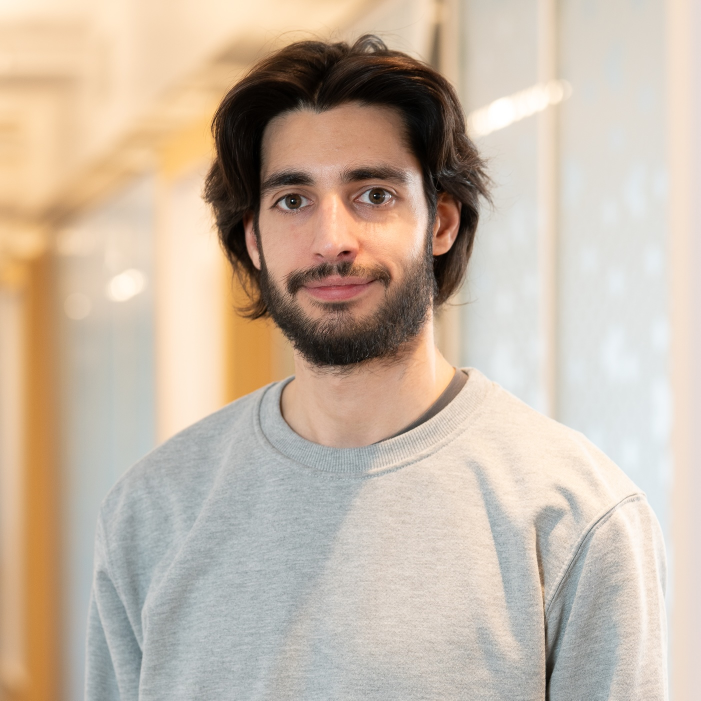
#> input picture images/og-image.jpg, 1401 x 1401 px (shown at 1/2 size)
$ python og_image.py
#> lines starting #> are read from the running program, lines starting #| are printed output that depends on the picture
#!/usr/bin/env python3
"""Generate the 1200x630 social share card (og:image) into images/og-card.jpg.

This is the preview LinkedIn, Slack, X, etc. show for links to the site.
Text on the left (name, role, field, URL), portrait on the right, in the
Sonoma palette. images/og-image.jpg stays the square portrait used by JSON-LD.

Usage (from the repo root):
    python scripts/og_image.py

Requires: pip install pillow
"""

from pathlib import Path

from PIL import Image, ImageDraw, ImageFont, ImageOps

ROOT = Path(__file__).resolve().parent.parent
FONTS = ROOT / "scripts" / "fonts"
PHOTO = ROOT / "images" / "og-image.jpg"
OUT = ROOT / "images" / "og-card.jpg"

W, H = 1200, 630
PHOTO_W = 470  # portrait column on the right
PAPER, INK, MUTED = "#f5f7fb", "#151c33", "#5b6478"
INDIGO, GREEN = "#3a47b3", "#36773f"

NAME = "Oscar Mañas"
ROLE = "Research Scientist at Meta"
FIELD = "Multimodal AI"  # as in seo_title in _pages/about.md
URL = "oscmansan.github.io"


def font(name, size):
    return ImageFont.truetype(str(FONTS / name), size)


def main():
    card = Image.new("RGB", (W, H), PAPER)
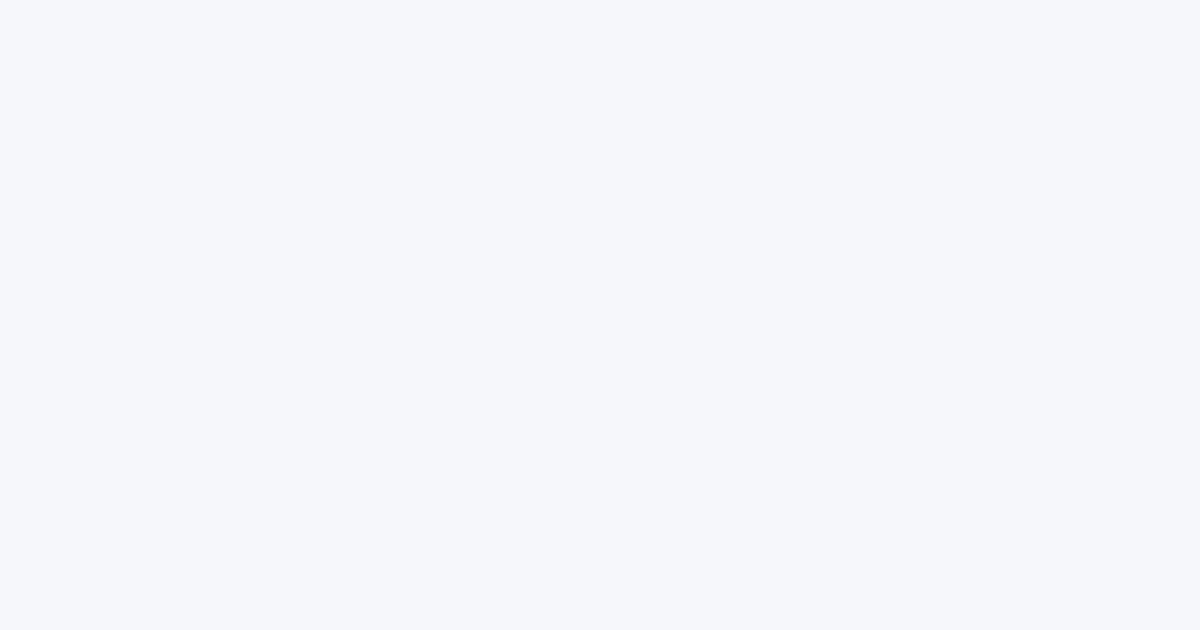
#> card: PIL image 1200x630 RGB; mean R, G, B 245, 247, 251

    photo = Image.open(PHOTO).convert("RGB")
#> photo is the input picture: PIL image 1401x1401 RGB; mean R, G, B 199.1, 182.9, 166.2
    photo = ImageOps.fit(photo, (PHOTO_W, H), Image.LANCZOS, centering=(0.5, 0.35))
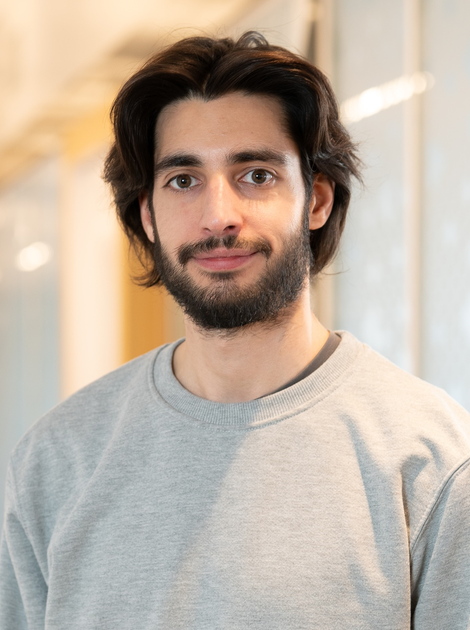
#> photo: PIL image 470x630 RGB; mean R, G, B 191.5, 177.2, 163.1
    card.paste(photo, (W - PHOTO_W, 0))
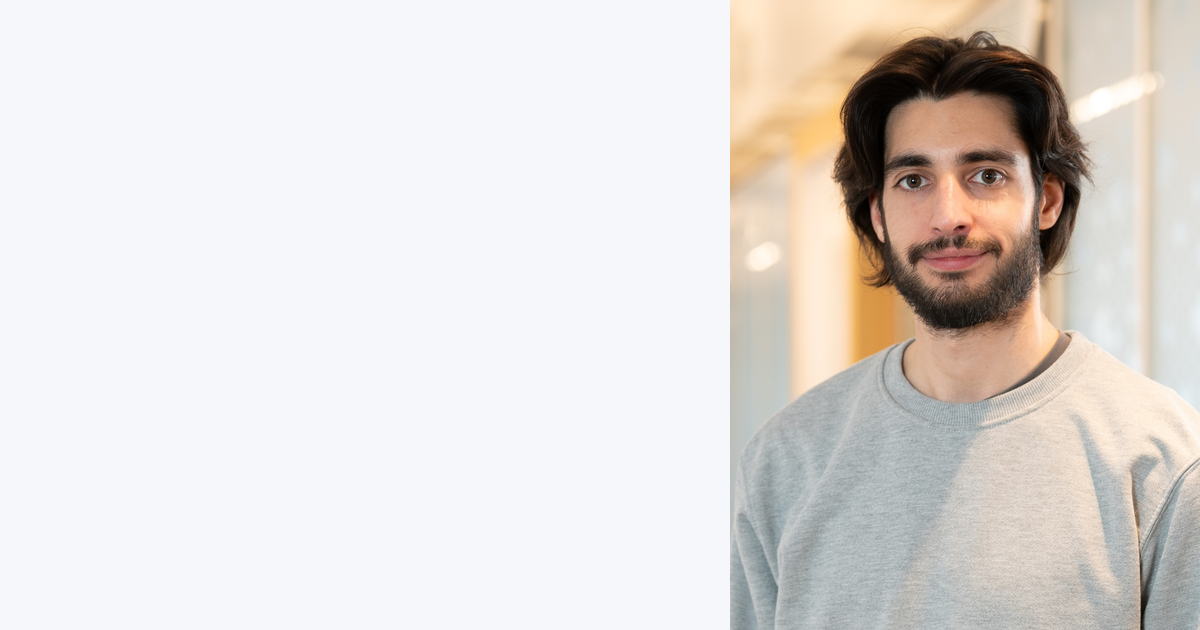
#> card: PIL image 1200x630 RGB; mean R, G, B 224.1, 219.7, 216.6

    d = ImageDraw.Draw(card)
    x = 72

    # Block of bar + name + role, vertically centred; URL pinned to the bottom
    d.rectangle([x, 196, x + 56, 202], fill=INDIGO)  # heading bar, as on the site
    d.text((x, 226), NAME, font=font("Newsreader-Medium.ttf", 88), fill=INK)
    d.text((x, 352), ROLE, font=font("Inter-SemiBold.ttf", 34), fill=INK)
    d.text((x, 400), FIELD, font=font("Inter-Regular.ttf", 34), fill=MUTED)
    d.text((x, H - 96), URL, font=font("Inter-SemiBold.ttf", 28), fill=GREEN)

    card.save(OUT, quality=88, optimize=True, progressive=True)
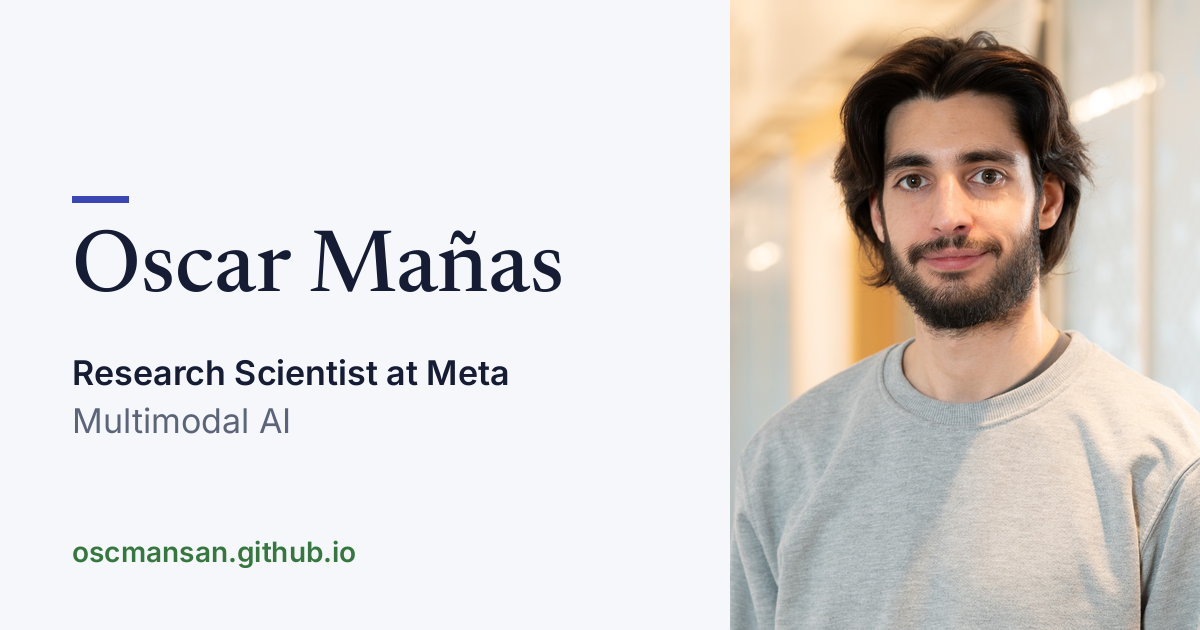
#> saved as og-card.jpg: PIL image 1200x630 RGB; mean R, G, B 219.3, 215.2, 212.4
    print(f"wrote {OUT.relative_to(ROOT)} ({W}x{H})")


if __name__ == "__main__":
    main()

$ run again, with images/Oscar Manas 07_square.jpg copied over images/og-image.jpg
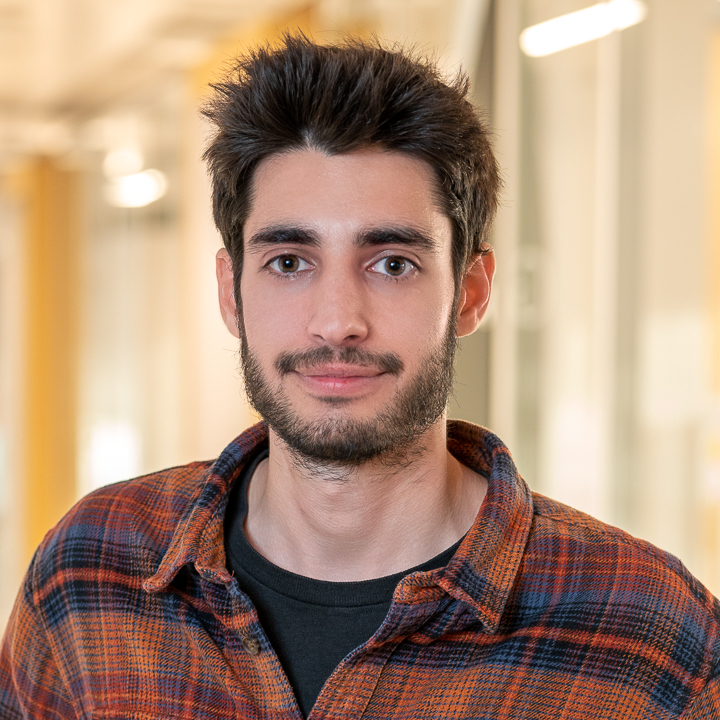
#> input picture images/Oscar Manas 07_square.jpg, 720 x 720 px
#> in main, photo is the input picture: PIL image 720x720 RGB; mean R, G, B 172.9, 142.2, 119.9
#> in main, `photo = ImageOps.fit(photo, (PHOTO_W, H), Image.LANCZOS, centering=(0...`:
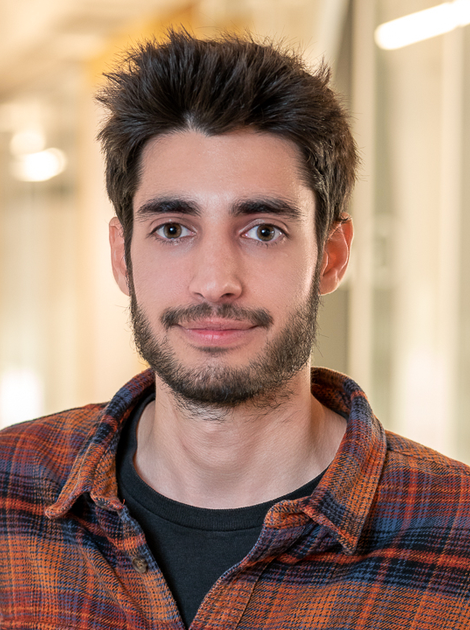
#> photo: PIL image 470x630 RGB; mean R, G, B 162.4, 132.3, 114.7
#> in main, `card.save(OUT, quality=88, optimize=True, progressive=True)`:
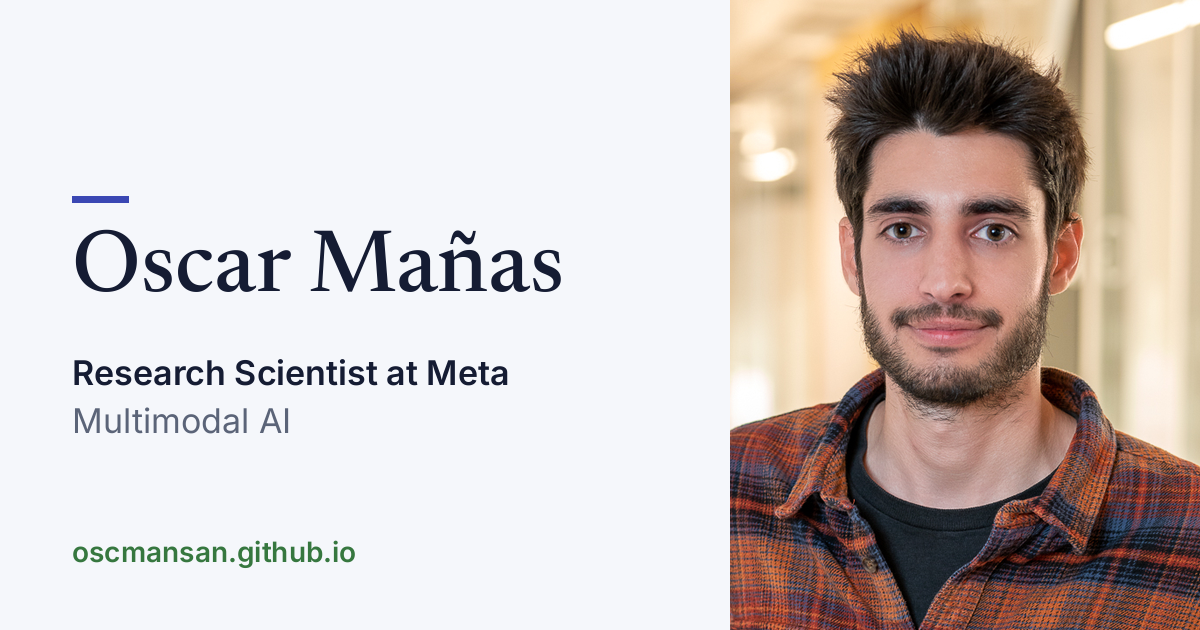
#> saved as og-card.jpg: PIL image 1200x630 RGB; mean R, G, B 207.9, 197.6, 193.4
